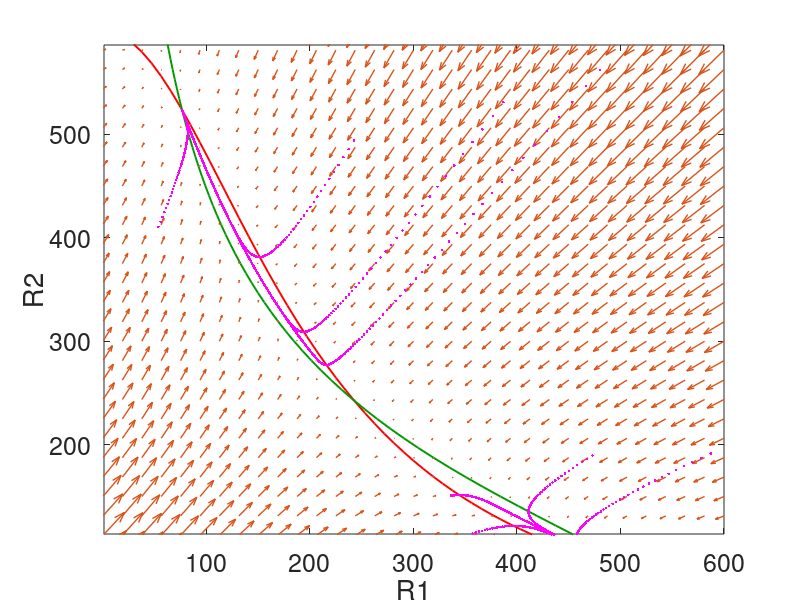

MATLAB code to generate this figure:
% for the mutual repression genetic switch, we want to plot the phase
% portrait. the means that we want to calculate the velocity vector for
% each possible concentration value of R1 and R2.
clc
close all
clear 
% dR1/dt = r( 1/(1+(R1/Kd)^2) 0 - gamma * R1
% dR2/dt = r( 1/(1+(R2/Kd)^2) ) - gamma * R2
% SO WE HAVE:
% R2 = r/gamma * 1/(1+(R1/Kd)^2)
%% model parameters
r = 20;         % rate of protein production (protein/min)
gamma = 1/30;   % rate of degradation in 1/(min)
Kd = 200;       % dissociation constant in units of number of proteins.


% first, plot two node points.
Range = 600; %max amount of protein 
R = linspace(0, Range,65); % divide interval btw 0 and Range to 65 smaller intervals


figure(1); 
% Nullcline R2
p(1) = plot(R, r/gamma*1./(1+(R./Kd).^2), 'r', 'linewidth', 1.4);
hold on;
p(2) = plot(r/gamma*1./(1+(R./Kd).^2), R, 'color', [0,0.6,0], 'linewidth', 1.4);
xlabel('R1', 'fontsize', 20);
ylabel('R2', 'fontsize', 20);


% to plot the arrows on the phase portrat, we need to create a matrix tht
% has all possible combinations of R1 and R2 values. this is done using
% meshgrid.
[R1M, R2M] = meshgrid(R(1:2:end), R(1:2:end));

dR1M = -gamma.*R1M+r./(1+(R2M/Kd).^2); %ODE number 1
dR2M = -gamma.*R2M+r./(1+(R1M/Kd).^2); %ODE number 2
hold on; 
p(3) = quiver(R1M, R2M, dR1M, dR2M, 1.5, 'linewidth',1);

h=legend(p(1:2),'dR2/dt = 0','dR1/dt = 0'); set(h,'fontsize',15)
axis equal 
xlim([1 Range])
set(gca,'FontSize',18)
% now we want to simulate the dynamics of R1 and R2 given some initial
% condition.
% step1, define initial R1 and R2;
N = 10; % number of random initial conditions
R1Ini = rand(N,1).*Range;
R2Ini = rand(N,1).*Range;
% then loop over many many time steps...
R1 = R1Ini;
R2 = R2Ini;
for t = 1:500 % number of steps to follow the trajectory
    % at each tiem point, calculate the local evolution direction
    dR1 = -gamma.*R1+r./(1+(R2/Kd).^2);
    dR2 = -gamma.*R2+r./(1+(R1/Kd).^2);
    R1 = R1 + dR1; % integration is at dt = 1 
    R2 = R2 + dR2;
    %figure(1); 
    plot(R1, R2, 'm.');%,'Visible','off','displayname','data'); 
    drawnow
    pause(0.2)
    legend off
end



